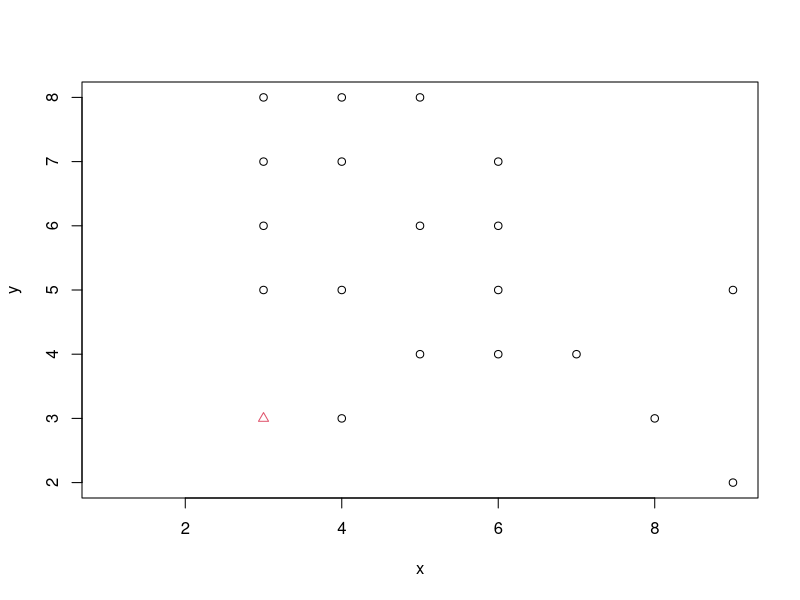
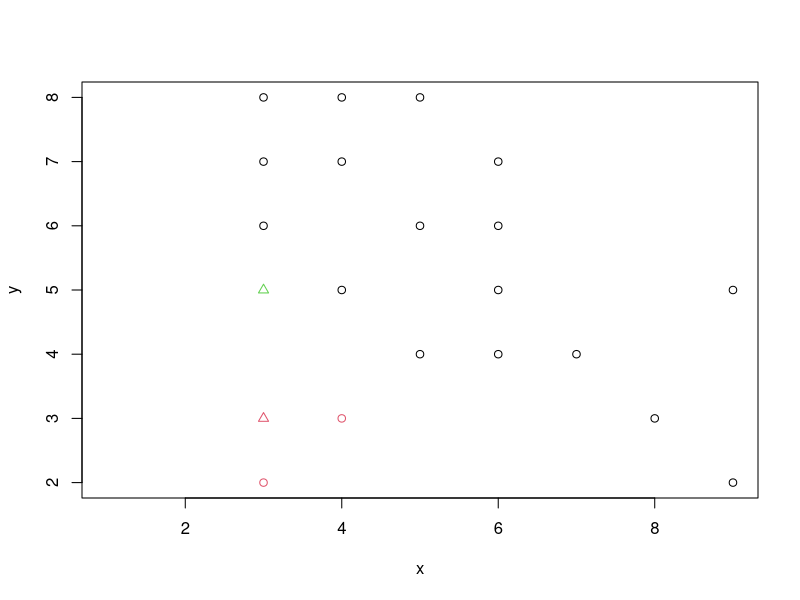
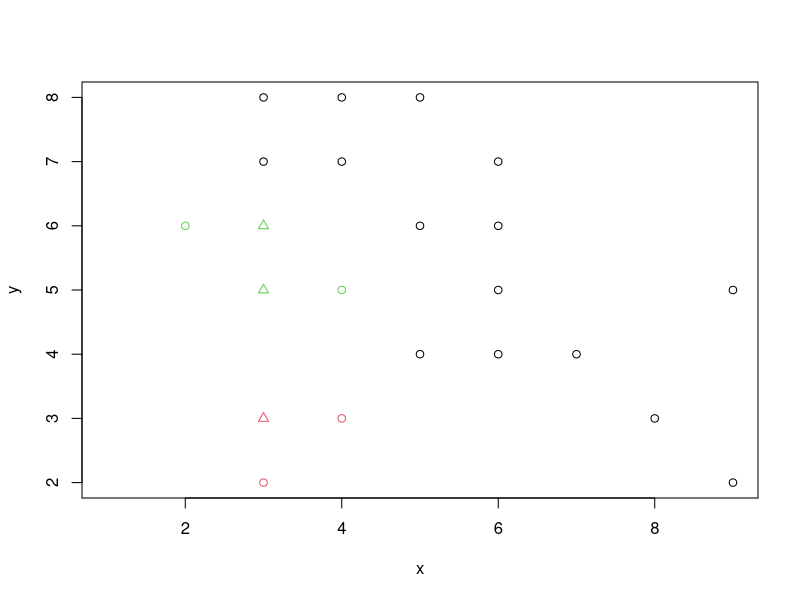
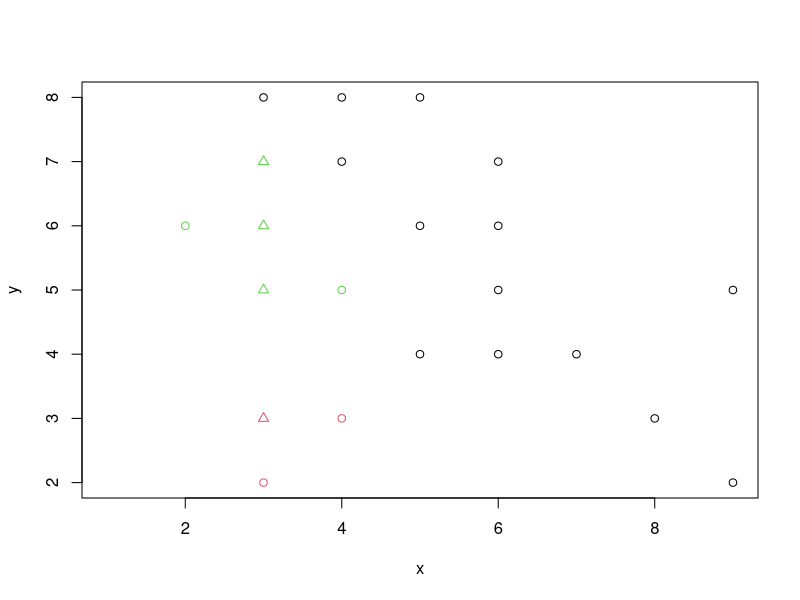
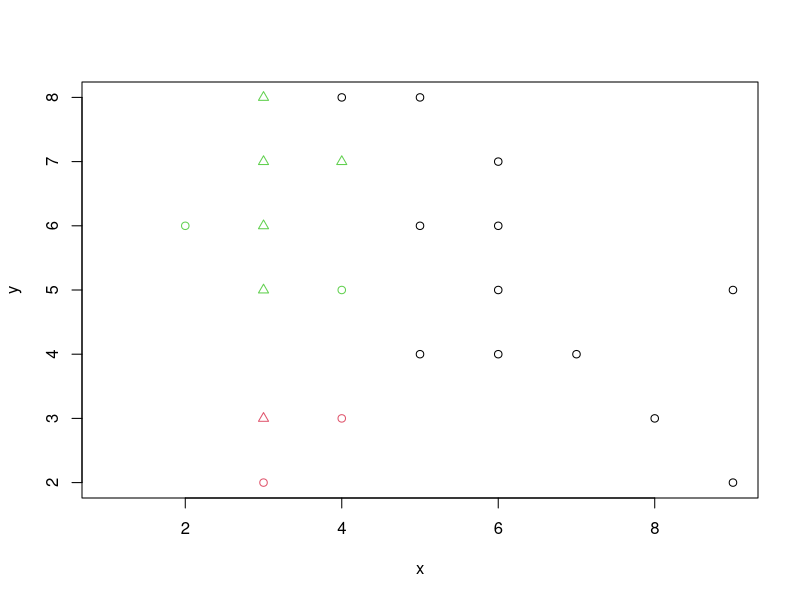
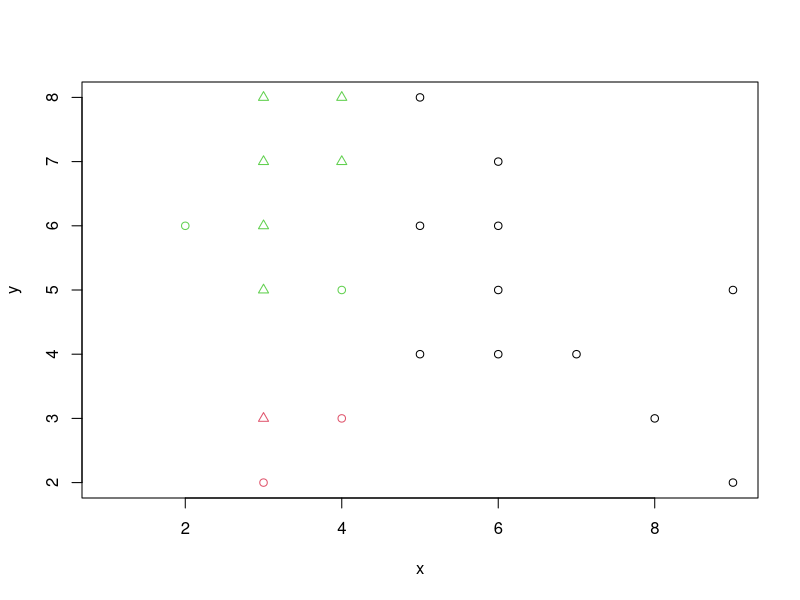
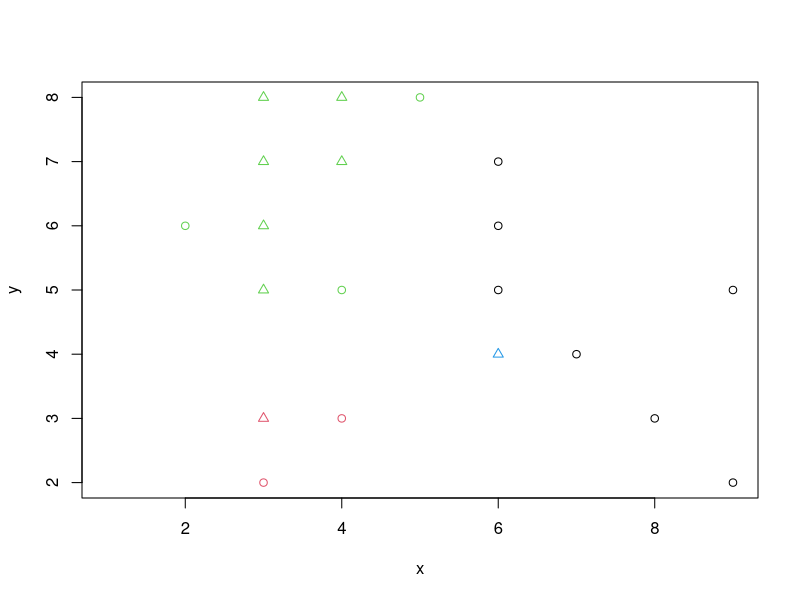
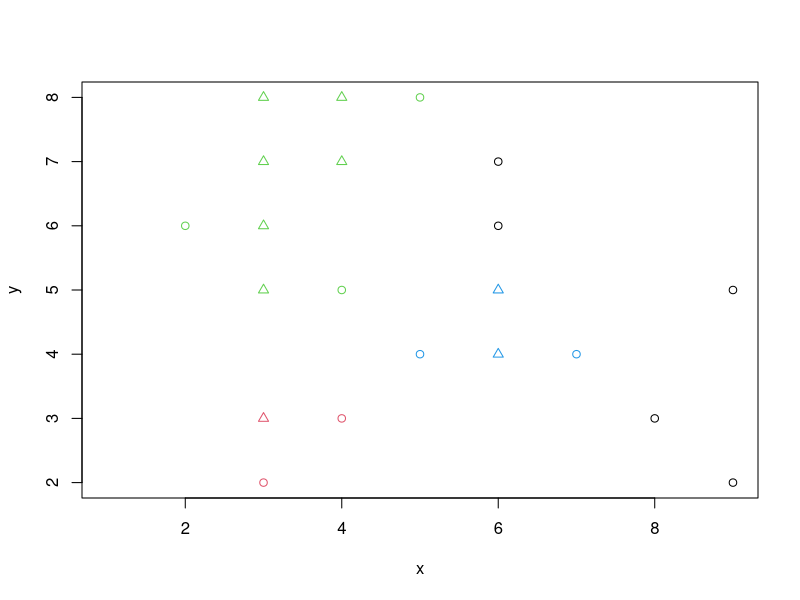

These figures' R source, in order: (Note: this script raises an error after producing the figures.)
# Title     : Unsupervised learning
# Objective : Using DBSCAN and k-means in a given data set
# Created by: steve_lab
# Created on: 23/4/21

# WSS function to plot the best k clusters for k-means using elbow rule
wssplot <- function(data, nc) {
  wss <- (nrow(data) - 1) * sum(apply(data, 2, var))
  for (i in 2:nc) {
    wss[i] <- sum(kmeans(data, centers = i)$withinss)
  }
  plot(1:nc, wss, type = 'b', xlab = 'Number of Clusters',
       ylab = 'within groups sum of squares')
}

# Creating X and Y vectors based on the exercise diagram
x <- c(1, 2, 3, 3, 3, 3, 3, 3, 4, 4, 4, 4, 5, 5, 5, 6, 6, 6, 6, 7, 8, 9, 9)
y <- c(5, 6, 2, 3, 5, 6, 7, 8, 3, 5, 7, 8, 4, 6, 8, 4, 5, 6, 7, 4, 3, 2, 5)
# Creating the DataFrame
data <- data.frame(x = x, y = y)

# 1rst step is using DBSCAN with e = 1 and MinPts = 3
library('fpc')
dbscan(data, eps = 1, MinPts = 3, showplot = TRUE)

# Using wss to find the best number of clusters for k-means
wssplot(data, nrow(data) - 1)

# Using 4 clusters for k-means because the elbow rule doesn't give
# a solid result and the closest point to the rule is 4
# set.seed(123)
kc <- kmeans(data, 4)
plot(data, col = kc$cluster)
points(kc$centers[, c("X", "Y")], col = 1:4, pch = 8, cex = 2)
